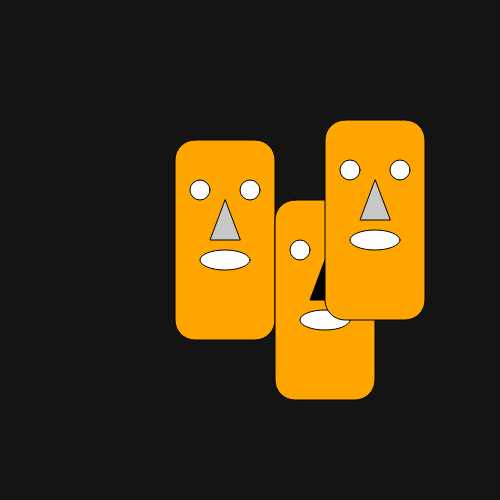
Frame 1 (no input)
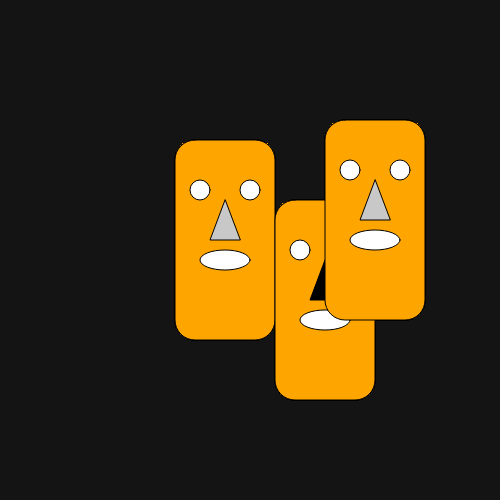
Frame 60 (no input)
Frame 120 (the mouse pressed at the canvas centre since frame 60): identical to frame 60, image omitted

The p5.js sketch that drew these frames (run headless with seeded random() and noise() and a simulated clock; from frame 60 on, the mouse is pressed at the canvas centre):

// p5.js sketch
// ── sketch.js


function setup() {
  createCanvas (500,500);
  background(20);
  fill(255,0,0);
}
function draw() {
ellipse(width/2,height/2,50,50);
face();
    //lox,loy, nose color _ can make more object with different position
secondface(0,100,0);

secondface(50,20,200);

}

    //wrapper function
function face(){

  let lxo = -100;
  let lyo = 40;

// ----------------------- face start
fill("orange");
// anchor graphic
rect(275 + lxo,100 + lyo,100,200,20);
fill(255);
ellipse(300 + lxo,150 + lyo,20,20);
ellipse(350 + lxo,150 + lyo,20,20);
ellipse(325 + lxo,220 + lyo,50,20);
 // x1,y1,x2,y2,x3,y3
 fill(200);
triangle(325 + lxo,160 + lyo, 310 + lxo,200 + lyo, 340 + lxo,200 + lyo);
// ------------------------face end
}

      //wrapper with arguments
function secondface(lxo,lyo,nc){

  // let lxo = 10;
  // let lyo = 140;

// ----------------------- face start
fill("orange");
// anchor graphic
rect(275 + lxo,100 + lyo,100,200,20);
fill(255);
ellipse(300 + lxo,150 + lyo,20,20);
ellipse(350 + lxo,150 + lyo,20,20);
ellipse(325 + lxo,220 + lyo,50,20);
 // x1,y1,x2,y2,x3,y3
 fill(nc);
triangle(325 + lxo,160 + lyo, 310 + lxo,200 + lyo, 340 + lxo,200 + lyo);
// ------------------------face end
}
